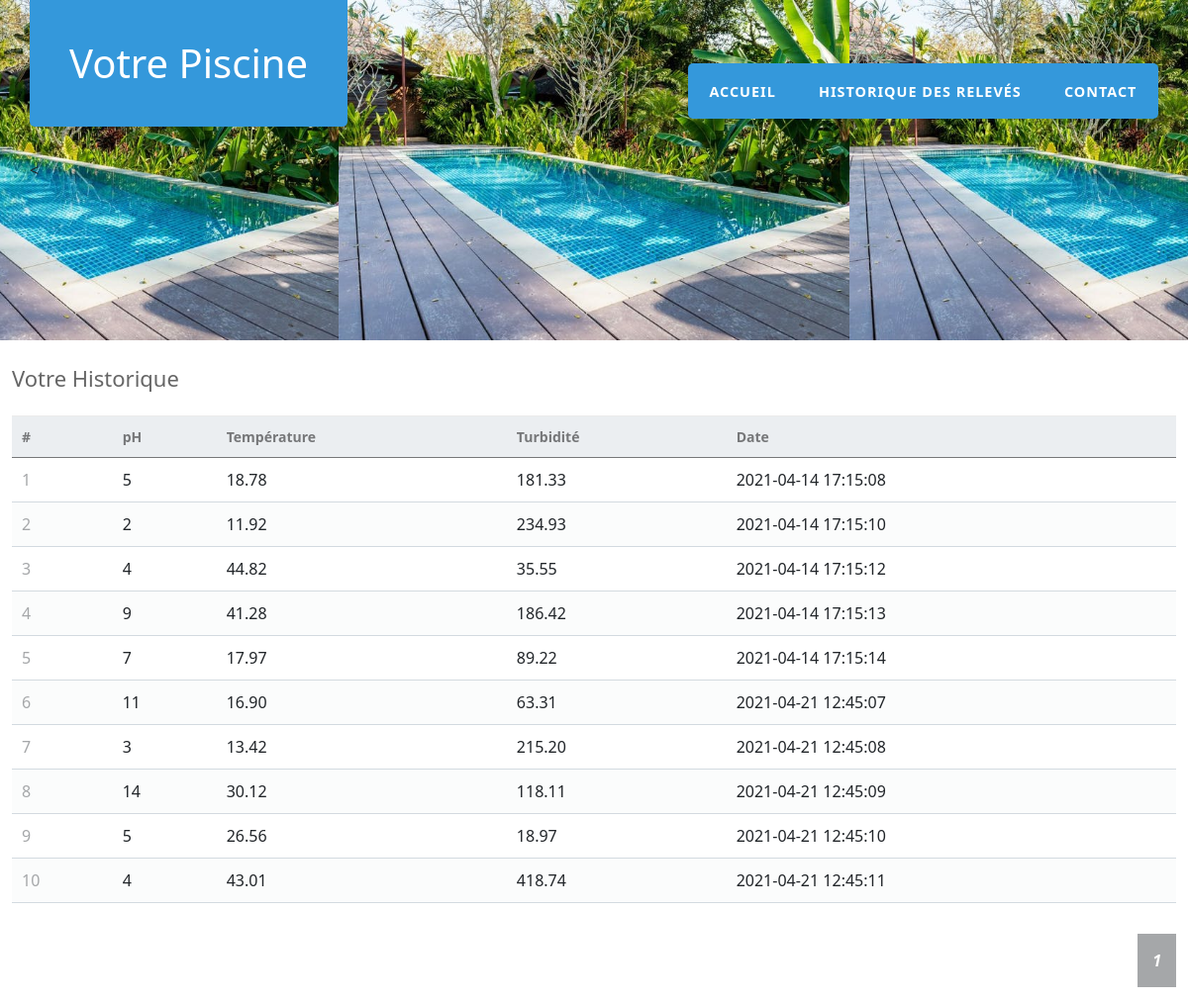
Screenshot of /code_php/ancienreleve.php with the database file from the repository.
### tables this page shows
CREATE TABLE `ValeursCapteurs` (
  `id` int(11) NOT NULL,
  `pH` float(10,0) NOT NULL COMMENT 'valeurs ph',
  `Température` decimal(10,2) NOT NULL COMMENT 'valeurs temperature',
  `Turbidité` decimal(11,2) NOT NULL COMMENT 'valeur turbidité',
  `Date` timestamp NOT NULL DEFAULT current_timestamp() COMMENT 'date de mesure'
);

### code_php/ancienreleve.php (the view, shortened to what this page needs)
<?php
$pdo = pdo_connect_mysql();
$requete = "SELECT * FROM ValeursCapteurs ORDER BY id LIMIT :current_page, :record_per_page";
$page = isset($_GET['page']) && is_numeric($_GET['page']) ? (int)$_GET['page'] : 1;
$records_per_page = 10;
$stmt = $pdo->prepare($requete);
$stmt->bindValue(':current_page', ($page - 1) * $records_per_page, PDO::PARAM_INT);
$stmt->bindValue(':record_per_page', $records_per_page, PDO::PARAM_INT);
$stmt->execute();
$contacts = $stmt->fetchAll(PDO::FETCH_ASSOC);
$num_contacts = $pdo->query('SELECT COUNT(*) FROM ValeursCapteurs')->fetchColumn();
?>
<!DOCTYPE html>
<html lang="fr">
<head>
	<link href="/static/css/default.css" rel="stylesheet" type="text/css" media="all" />
	<link rel="stylesheet" href="/static/css/bootstrap.min.css" />
</head>
<body>
	<div class="container-fluid">
		<div class="row">
			<div id="header-wrapper">
				<div id="header" class="container">
					<div id="logo">
						<<h1><a href="index.php">Votre Piscine</a></h1>
					</div>
					<div id="menu">
						<ul>
							<li><a href="index.php" title=>Accueil</a></li>
							<li><a href="ancienreleve.php" accesskey="2" title="">Historique des relevés</a></li>
							<li><a href="contact.php" accesskey="5" title="">Contact</a></li>
						</ul>
					</div>
				</div>
			</div>
			<div class="content read">
				<div class="table-responsive">
					<h2>Votre Historique</h2>
					<table class="table">
						<thead>
							<tr>
								<td>#</td>
								<td>pH</td>
								<td>Température</td>
								<td>Turbidité</td>
								<td>Date</td>
							</tr>
						</thead>
						<tbody>
							<?php foreach ($contacts as $contact) : ?>
								<tr>
									<td>
										<?= $contact['id'] ?>
									</td>
									<td>
										<?= $contact['pH'] ?>
									</td>
									<td>
										<?= $contact['Température'] ?>
									</td>
									<td>
										<?= $contact['Turbidité'] ?>
									</td>
									<td>
										<?= $contact['Date'] ?>
									</td>
								</tr>
							<?php endforeach; ?>
						</tbody>
					</table>
					<div class="pagination">
						<?php if ($page * $records_per_page < $num_contacts) : ?>
							<a href="ancienreleve.php?page=<?= $page + 1 ?>"><i class="fas fa-angle-double-right fa-sm"><?= $page  ?></i></a>
						<?php endif; ?>
					</div>
				</div>
			</div>
		</div>
	</div>
</body>
</html>

### code_php/static/css/default.css (style rules this page uses)
html, body { height: 100%; }
body { margin: 0px; padding: 0px; background: #2c3e50; font-family: "Source Sans Pro", sans-serif; font-size: 12pt; font-weight: 300; color: #000000; }
h1, h2, h3 { margin: 0; padding: 0; }
p, ol, ul { margin-top: 0; }
ol, ul { padding: 0; list-style: none; }
a { color: #2980b9; }
.container { overflow: hidden; margin: 0em auto; width: 1000px; }
#header-wrapper { background: url(/images/pisine.jpg) no-repeat center; background-size: contain; background-repeat: repeat; }
#header { position: relative; padding: 10em 0em; }
#logo h1 { position: absolute; top: 0; left: 0; padding: 1em 1em; background: #3498db; border-radius: 0px 0px 5px 5px; }
#logo a { text-decoration: none; color: #fff; }
#menu { position: absolute; top: 4em; right: 0; }
#menu ul { display: inline-block; padding: 1em 0em; background: #3498db; border-radius: 5px; }
#menu li { display: block; float: left; text-align: center; }
#menu li a, #menu li span { padding: 1em 1.5em; letter-spacing: 1px; text-decoration: none; text-transform: uppercase; font-size: 0.9em; font-weight: 600; color: #fff; }
.content { width: 1000px; margin: 0 auto; }
.content h2 { margin: 0; padding: 25px 0; font-size: 22px; border-bottom: 1px solid #ebebeb; color: #666666; }
.read .pagination { display: flex; justify-content: flex-end; }
.read .pagination a { display: inline-block; text-decoration: none; background-color: #a5a7a9; font-weight: bold; color: #ffffff; padding: 15px 15px; margin: 15px 0 15px 5px; }
.read table { width: 100%; padding-top: 30px; border-collapse: collapse; }
.read table thead { background-color: #ebeef1; border-bottom: 1px solid #d3dae0; }
.read table thead td { padding: 10px; font-weight: bold; color: #767779; font-size: 14px; }
.read table tbody tr { border-bottom: 1px solid #d3dae0; }
.read table tbody tr:nth-child(even) { background-color: #fbfcfc; }
.read table tbody tr td { padding: 10px; }
.read table tbody tr td:nth-child(1) { color: #a5a7a9; }

### rows the page displays
valeurscapteurs: id "1", pH "5", Température "18.78", Turbidité "181.33", Date "2021-04-14 17:15:08"
valeurscapteurs: id "2", pH "2", Température "11.92", Turbidité "234.93", Date "2021-04-14 17:15:10"
valeurscapteurs: id "3", pH "4", Température "44.82", Turbidité "35.55", Date "2021-04-14 17:15:12"
valeurscapteurs: id "4", pH "9", Température "41.28", Turbidité "186.42", Date "2021-04-14 17:15:13"
valeurscapteurs: id "5", pH "7", Température "17.97", Turbidité "89.22", Date "2021-04-14 17:15:14"
valeurscapteurs: id "6", pH "11", Température "16.90", Turbidité "63.31", Date "2021-04-21 12:45:07"
valeurscapteurs: id "7", pH "3", Température "13.42", Turbidité "215.20", Date "2021-04-21 12:45:08"
valeurscapteurs: id "8", pH "14", Température "30.12", Turbidité "118.11", Date "2021-04-21 12:45:09"
valeurscapteurs: id "9", pH "5", Température "26.56", Turbidité "18.97", Date "2021-04-21 12:45:10"
valeurscapteurs: id "10", pH "4", Température "43.01", Turbidité "418.74", Date "2021-04-21 12:45:11"

### other values shown
$page "1"
